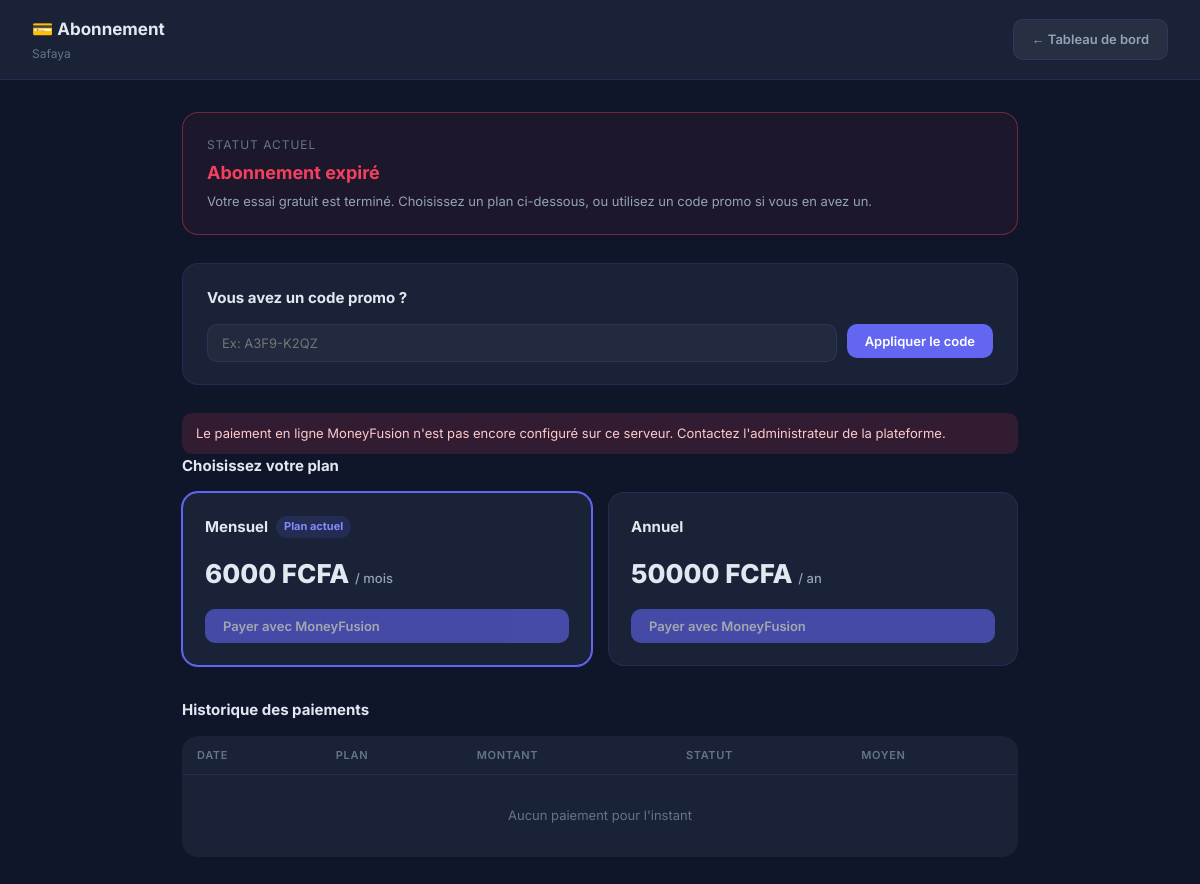
The page /subscription/ (signed in) on the database as committed earlier.
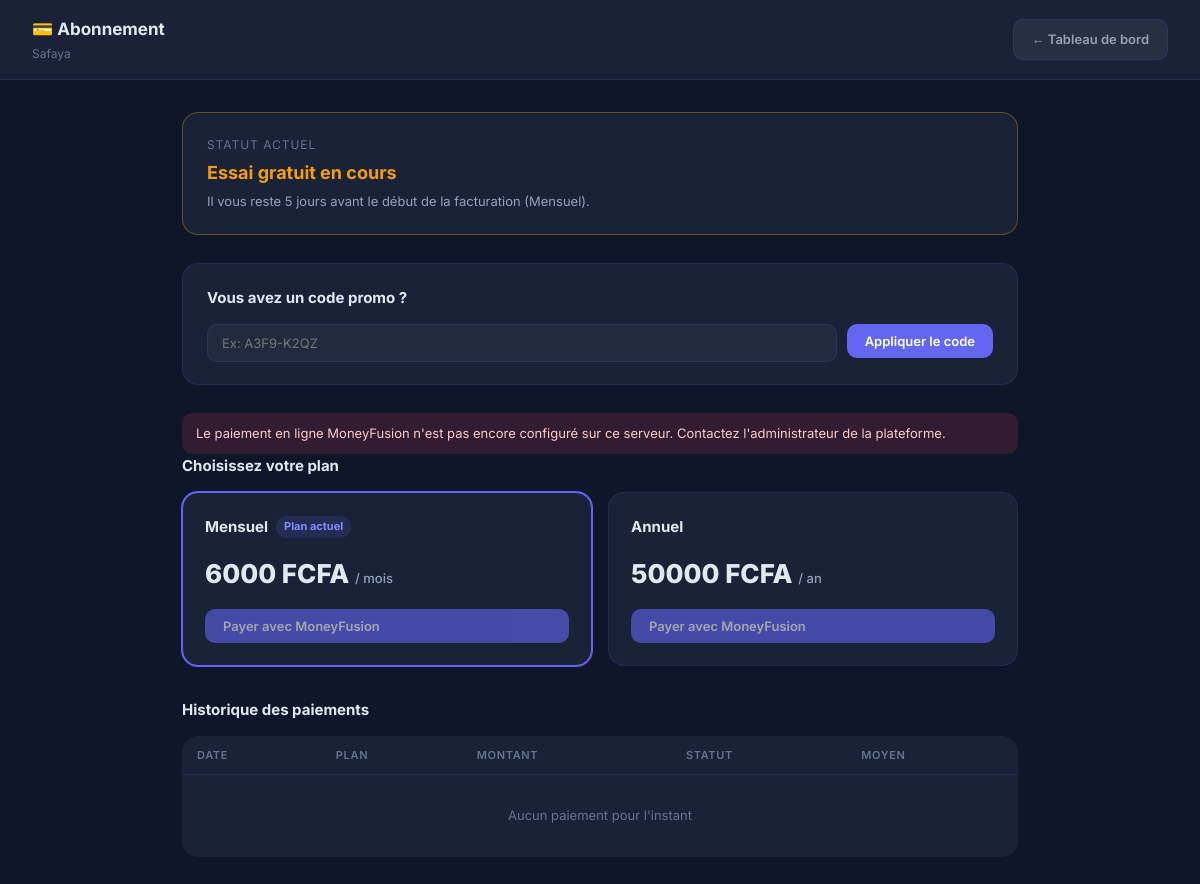
The same page on the database as committed later.
### InvoiceApp/models.py (models this page shows, shortened)
class Subscription(models.Model):
    company = models.OneToOneField(User, on_delete=models.CASCADE, related_name='subscription', verbose_name="Entreprise")
    plan = models.CharField(max_length=10, choices=SUBSCRIPTION_PLAN_CHOICES, verbose_name="Plan choisi")
    trial_end_date = models.DateTimeField(verbose_name="Fin de l'essai gratuit")
    active_until = models.DateTimeField(null=True, blank=True, verbose_name="Accès payant valide jusqu'au")
    created_at = models.DateTimeField(auto_now_add=True, verbose_name="Date de création")
    updated_at = models.DateTimeField(auto_now=True, verbose_name="Dernière mise à jour")
    @property
    def price(self):
        return SUBSCRIPTION_PLAN_PRICES.get(self.plan, Decimal('0'))
    @property
    def promo_active_until(self):
        latest = self.company.promo_redemptions.order_by('-expires_at').first()
        return latest.expires_at if latest else None
    @property
    def status(self):
        now = timezone.now()
        if self.active_until and self.active_until >= now:
            return 'active'
        promo_until = self.promo_active_until
        if promo_until and promo_until >= now:
            return 'promo'
        if self.trial_end_date and self.trial_end_date >= now:
            return 'trial'
        return 'expired'
    @property
    def is_blocked(self):
        return self.status == 'expired'
    @property
    def access_expiry_date(self):
        status = self.status
        if status == 'active':
            return self.active_until
        if status == 'promo':
            return self.promo_active_until
        if status == 'trial':
            return self.trial_end_date
        return None
    @property
    def days_left(self):
        if self.status not in ('trial', 'promo'):
            return 0
        expiry = self.access_expiry_date
        if not expiry:
            return 0
        remaining = expiry - timezone.now()
        return max(0, remaining.days + (1 if remaining.seconds > 0 else 0))
    class Meta:
        verbose_name = "Abonnement"
        verbose_name_plural = "Abonnements"

### InvoiceApp/views/subscription.py (the view)
# urls.py: path('subscription/', invoice_views.subscription_page, name='subscription'),
@require_http_methods(["GET"])
@login_required
def subscription_page(request):
    subscription = getattr(request.user, 'subscription', None)
    recent_payments = SubscriptionPayment.objects.filter(company=request.user)[:10]
    promo_redemptions = PromoCodeRedemption.objects.filter(company=request.user).select_related('promo_code')
    context = {
        'subscription': subscription,
        'plans': [
            {'code': 'monthly', 'label': 'Mensuel', 'price': SUBSCRIPTION_PLAN_PRICES['monthly']},
            {'code': 'annual', 'label': 'Annuel', 'price': SUBSCRIPTION_PLAN_PRICES['annual']},
        ],
        'recent_payments': recent_payments,
        'promo_redemptions': promo_redemptions,
        'moneyfusion_configured': _moneyfusion_configured(),
    }
    return render(request, 'subscription.html', context)

### InvoiceApp/context_processors.py (called while the page is built)
def subscription_context(request):
    user = getattr(request, 'user', None)
    if not user or not user.is_authenticated:
        return {}
    subscription = getattr(user, 'subscription', None)
    if subscription is None:
        return {}
    return {
        'subscription': subscription,
        'subscription_status': subscription.status,
        'subscription_blocked': subscription.is_blocked,
        'subscription_days_left': subscription.days_left,
        'subscription_expiry_date': subscription.access_expiry_date,
        'subscription_plan_price': subscription.price,
    }

### InvoiceApp/views/subscription.py (called while the page is built)
def _moneyfusion_configured():
    return bool(settings.MONEYFUSION_API_URL)

### InvoiceApp/templates/subscription.html (shortened to what the changed rows need)
<!DOCTYPE html>
{% load static %}
<html lang="fr">
<head>
</head>
<body>
<div class="content">
    {% if subscription %}
        <div class="status-card {{ subscription.status }}">
            <div>
                <div class="status-label">Statut actuel</div>
                {% if subscription.status == 'trial' %}
                    <div class="status-value trial">Essai gratuit en cours</div>
                    <div class="status-detail">Il vous reste {{ subscription_days_left }} jour{{ subscription_days_left|pluralize }} avant le début de la facturation ({{ subscription.get_plan_display }}).</div>
                {% elif subscription.status == 'promo' %}
                    <div class="status-value trial">Accès offert par code promo</div>
                    <div class="status-detail">Il vous reste {{ subscription_days_left }} jour{{ subscription_days_left|pluralize }} d'accès offert (jusqu'au {{ subscription_expiry_date|date:"d/m/Y" }}).</div>
                {% elif subscription.status == 'active' %}
                    <div class="status-value active">Abonnement actif</div>
                    <div class="status-detail">Plan {{ subscription.get_plan_display }} — valide jusqu'au {{ subscription.active_until|date:"d/m/Y" }}.</div>
                {% else %}
                    <div class="status-value expired">Abonnement expiré</div>
                    <div class="status-detail">Votre essai gratuit est terminé. Choisissez un plan ci-dessous, ou utilisez un code promo si vous en avez un.</div>
                {% endif %}
            </div>
        </div>
    {% endif %}
    <table class="history-table">
        <thead>
            <tr>
                <th>Date</th>
                <th>Plan</th>
                <th>Montant</th>
                <th>Statut</th>
                <th>Moyen</th>
            </tr>
        </thead>
    </table>
</div>
</body>
</html>

Rows that differ between the two databases and show on the page:
now on this page (row edited): Subscription: plan "Mensuel"
Other text that changed with them:
{{ subscription_days_left }}: (not shown) → "5"
text no longer shown: "Abonnement expiré Votre essai gratuit est terminé. Choisissez un plan ci-dessous, ou utilisez un code promo si vous en avez un."
text now shown: "Essai gratuit en cours Il vous reste jour avant le début de la facturation ( )."
